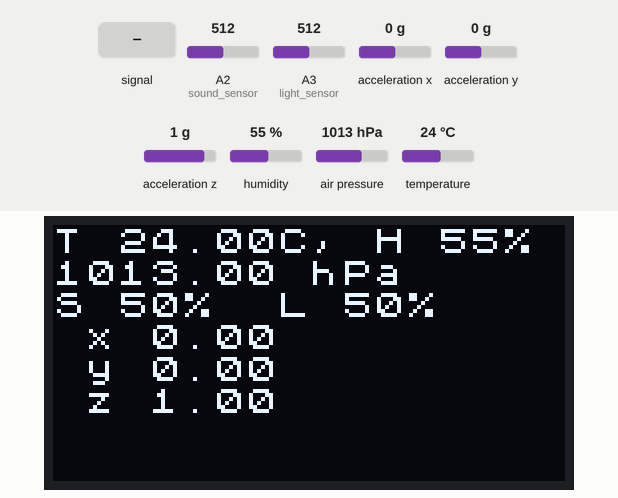
Recording of a sketch running on a simulated Arduino Uno, built with avr-gcc and run on an emulated ATmega328P. On the bench: 128×64 one-colour display. The inputs (shaded band) are chosen by the test bench; at power-on: acceleration x 0 g, A2 (sound_sensor) = 512, humidity 55 %, air pressure 1013 hPa, A3 (light_sensor) = 512, acceleration y 0 g, acceleration z 1 g, temperature 24 °C. What the sketch prints to the serial monitor is not drawn.

Above: at 2.2 s.
2.3 s: acceleration x set to -0.2 g
At 4.3 s:
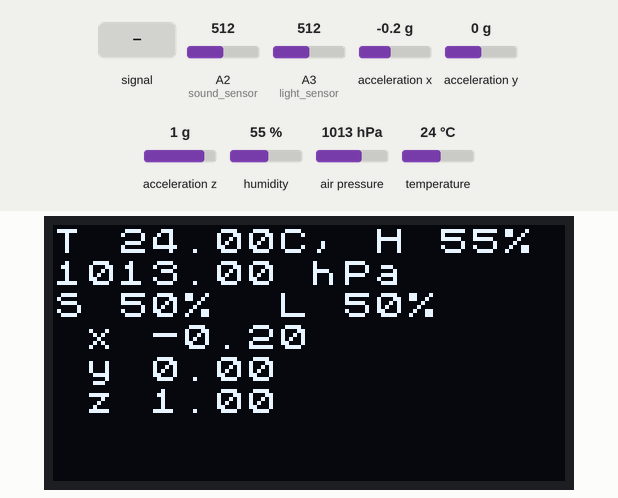
4.8 s: A2 (sound_sensor) set to 108
At 5.5 s:
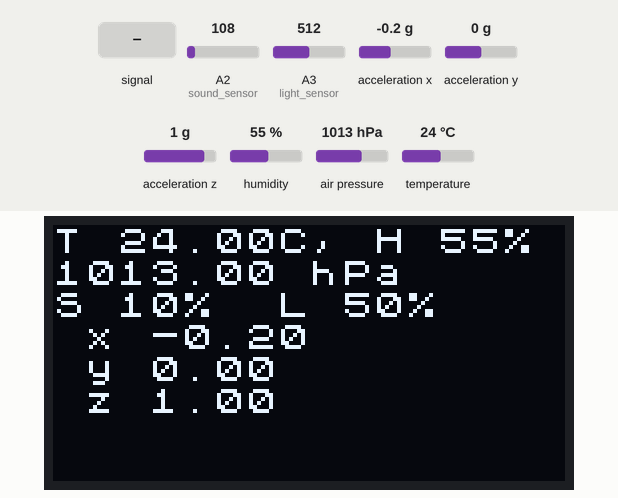
6.6 s: A2 (sound_sensor) set to 102
At 8.1 s:
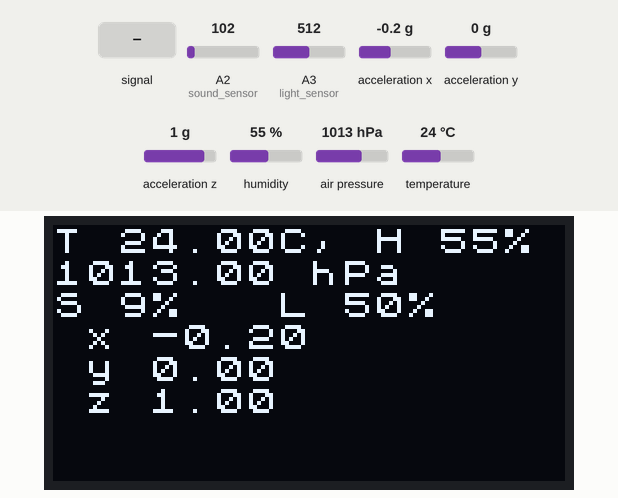
8.5 s: A2 (sound_sensor) fed a 200 Hz sine of ±81 counts around its level
At 9.7 s:
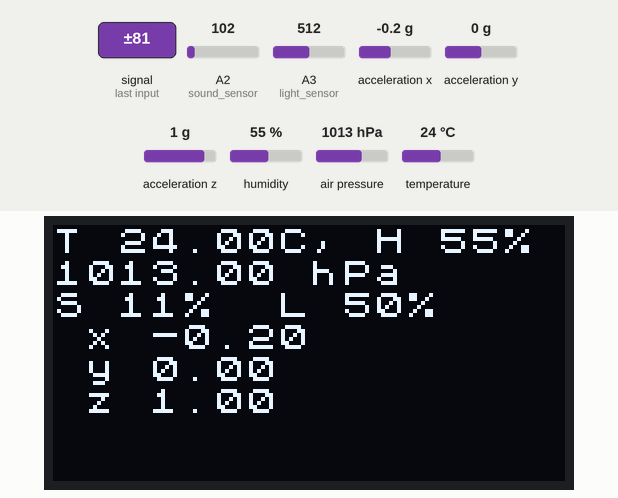
10.4 s: humidity set to 22 %
At 11.6 s:
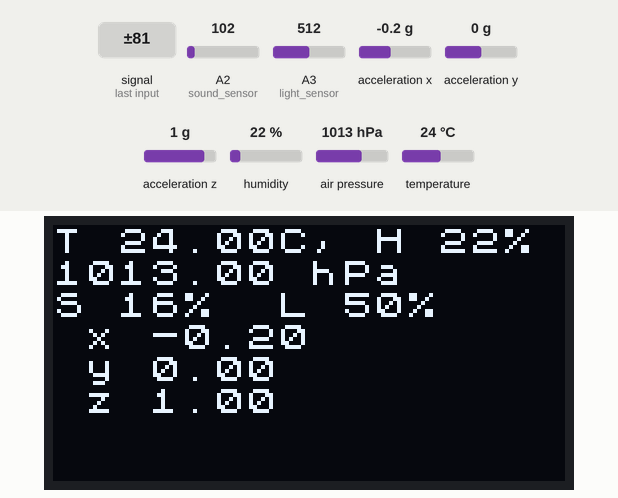
12.3 s: air pressure set to 1000 hPa
At 13.3 s:
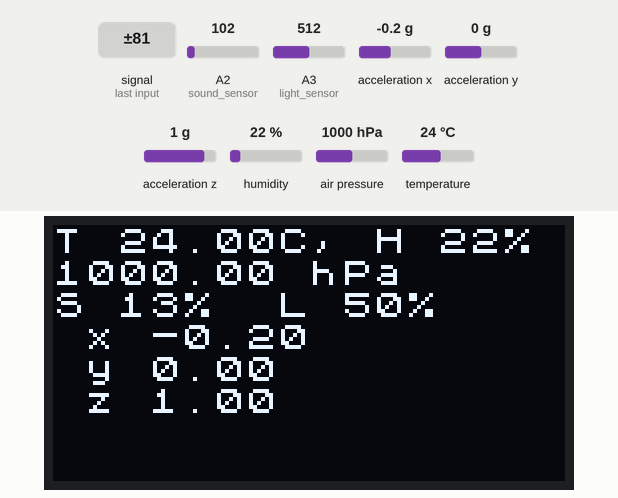
Timing chart, 0 to 15.2 s (numbered marks = the images above; inputs shaded):
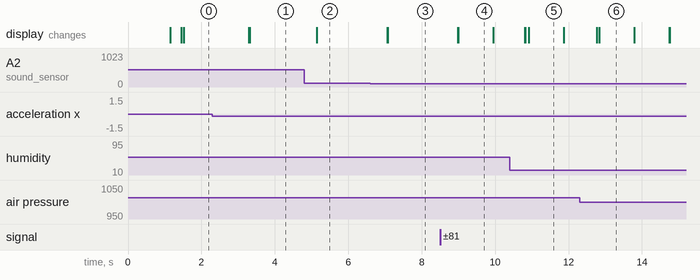

The sketch:

SensorKitDemo.ino
```cpp
#include <Arduino.h>
#include <U8x8lib.h>
#include "Arduino_SensorKit.h"

U8X8_SH1106_128X64_NONAME_HW_I2C u8x8(U8X8_PIN_NONE);

const int light_sensor = A3;
const int sound_sensor = A2;
float temperature = 0.0;
unsigned int humidity = 0;
float pressure = 0.0;
unsigned int soundLevel = 0;
unsigned int lightLevel = 0;
float accelerationX = 0;
float accelerationY = 0;
float accelerationZ = 0;


void setup() {
  u8x8.begin();
  u8x8.setFlipMode(true);
  u8x8.setFont(u8x8_font_chroma48medium8_r);    // 8 rows, 16 columns
  u8x8.clear();

  Serial.begin(9600);
  Environment.begin();
  Pressure.begin();
  Accelerometer.begin();
  delay(1000);
}


void loop() {
  for (int i = 0; i < 16; i++) {
    soundLevel += analogRead(sound_sensor);
  }
  soundLevel >>= 4;
  soundLevel = map(soundLevel, 0, 1023, 0, 100);
  temperature = Environment.readTemperature();
  humidity = Environment.readHumidity();
  pressure = Pressure.readPressure() / 100.0;
  lightLevel = map(analogRead(light_sensor), 0, 1023, 0, 100);
  accelerationX = Accelerometer.readX();
  accelerationY = Accelerometer.readY();
  accelerationZ = Accelerometer.readZ();    // positive Z appears to be straight down respective to board - SensorKit docs were incorrect when code was created.

  Serial.print("Temperature: ");
  Serial.print(temperature);
  Serial.println(" C");

  Serial.print("Humidity: ");
  Serial.print(humidity);
  Serial.println(" %");

  Serial.print("Pressure: ");
  Serial.print(pressure);
  Serial.println("hPa");

  Serial.print("Light level: ");
  Serial.print(lightLevel);
  Serial.println(" %");

  Serial.print("Sound level: ");
  Serial.print(soundLevel);
  Serial.println(" %");

  Serial.print("Accelerometer: x=");
  Serial.print(accelerationX);
  Serial.print("m, y=");
  Serial.print(accelerationY);
  Serial.print("m, z=");
  Serial.print(accelerationZ);
  Serial.println("m");

  Serial.println("\n");

  u8x8.setCursor(0, 0);
  u8x8.print("T ");
  u8x8.print(temperature);
  u8x8.print("C, H ");
  u8x8.print(humidity);
  u8x8.print("%");
  // These if statements overwrite stale data in the u8x8 oled buffers when necessary
  if (humidity < 10) {
    u8x8.print("  ");
  }
  else if (humidity < 100) {
    u8x8.print(" ");
  }

  u8x8.setCursor(0, 1);
  u8x8.print(pressure);
  u8x8.print(" hPa ");

  u8x8.setCursor(0, 2);
  u8x8.print("S ");
  u8x8.print(soundLevel);
  u8x8.print("%");
  if (soundLevel < 10) {
    u8x8.print("  ");
  }
  else if (soundLevel < 100) {
    u8x8.print(" ");
  }
  u8x8.print(" L ");
  u8x8.print(lightLevel);
  u8x8.print("% ");
  if (lightLevel < 10) {
    u8x8.print(" ");
  }

  u8x8.setCursor(0, 3);
  u8x8.print(" x ");
  u8x8.print(accelerationX);
  u8x8.print("   ");

  u8x8.setCursor(0, 4);
  u8x8.print(" y ");
  u8x8.print(accelerationY);
  u8x8.print("   ");

  u8x8.setCursor(0, 5);
  u8x8.print(" z ");
  u8x8.print(accelerationZ);
  u8x8.print("   ");

  u8x8.refreshDisplay();

  delay(500);

}
```

Measured:
- the behaviour switches between 0 and -0.1 g on acceleration x (found by bisection; images 0 and 1)
- after the input at 2.3 s, the display: first changes after 1.0 s (image 1 shows a later state)
- after the input at 4.8 s, the display: changes after 0.35 s (image 2)
- after the input at 6.6 s, the display: first changes after 0.46 s (image 3 shows a later state)
- after the input at 8.5 s, the display: first changes after 0.48 s (image 4 shows a later state)
- after the input at 10.4 s, the display: first changes after 0.41 s (image 5 shows a later state)
- what the display in image 4 shows lasts 0.9 s, from 9.0 s to 9.9 s
